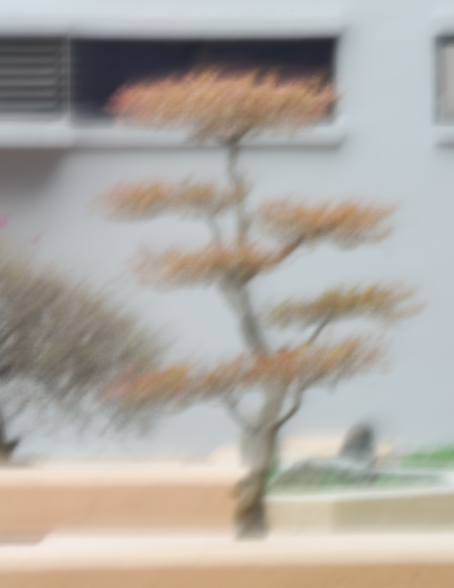
%> input picture image/Tree.png, 454 x 588 px
$ octave demo.m   (GNU Octave 9; MATLAB toolbox functions it lacks are replaced by stand-ins)
%> lines starting %> are read from the running program, lines starting %| are printed output that depends on the picture
### resizeKer.m
function k=resizeKer(k,ret,k1,k2)
%%
% levin's code
k=imresize(k,ret);
k=max(k,0);
k=fixsize(k,k1,k2);
if max(k(:))>0
    k=k/sum(k(:));
end
end
%%
function nf=fixsize(f,nk1,nk2)
[k1,k2]=size(f);

while((k1~=nk1)|(k2~=nk2))

    if (k1>nk1)
        s=sum(f,2);
        if (s(1)<s(end))
            f=f(2:end,:);
        else
            f=f(1:end-1,:);
        end
    end

    if (k1<nk1)
        s=sum(f,2);
        if (s(1)<s(end))
            tf=zeros(k1+1,size(f,2));
            tf(1:k1,:)=f;
            f=tf;
        else
            tf=zeros(k1+1,size(f,2));
            tf(2:k1+1,:)=f;
            f=tf;
        end
    end

    if (k2>nk2)
        s=sum(f,1);
        if (s(1)<s(end))
            f=f(:,2:end);
        else
            f=f(:,1:end-1);
        end
    end

    if (k2<nk2)
        s=sum(f,1);
        if (s(1)<s(end))
            tf=zeros(size(f,1),k2+1);
            tf(:,1:k2)=f;
            f=tf;
        else
            tf=zeros(size(f,1),k2+1);
            tf(:,2:k2+1)=f;
            f=tf;
        end
    end


    [k1,k2]=size(f);

end

nf=f;
end

### deconv_main.m
function [kernel, latent] = deconv_main(B, ori_B, lambda_kernel, lambda_smooth,...
    lambda_texture, window_size, k1, k2, lambda_kernel_smooth, display)
%%
%%   Parameters:
%   B: Blurred image (grayscale).
%   ori_B: Original input image.
%   lambda_kernel: Weight for the kernel
%   lambda_kernel: Weight for the image
%   lambda_texture: Weight in equation (3)
%   window_size: The patch size defined in equation (4)
%   k1, k2: The kernel size
%   lambda_kernel_smooth: Weight for l0 norm in equation (10)
%   display: (1/0): display the intermediate results
%
%   The Code is created based on the method described in the following paper
%   [1] Jinshan Pan, Risheng Liu, Zhixun Su, and Xianfeng Gu,
%        Kernel estimation from salient structure for robust motion deblurring,
%        Signal Processing: Image Communication, 2013
%
%   The code and the algorithm are for non-comercial use only.
%   Author: Jinshan Pan (jspan@mail.dlut.edu.cn)
%   Date  : 03/27/2013
%   Copyright 2013, Dalian University of Technology.

ret = sqrt(0.5);
 %%initialize the kernel
 kernel = zeros(k1,k2);
maxitr=max(floor(log(5/min(k1,k2))/log(ret)),0);

retv=ret.^[0:maxitr];

k1list=ceil(k1*retv);
k1list=k1list+(mod(k1list,2)==0);
k2list=ceil(k2*retv);
k2list=k2list+(mod(k2list,2)==0);

cret=retv(end);
kernel=resizeKer(kernel,cret,k1list(end),k2list(end));
% parameters
dt=1; h=1;
iter=100;      % iterations
% %fixed the size of kernel, result seems better, but time consuming
% %   kernel = zeros(k1,k2);
      I_X = conv2(B, [-1,1;0,0], 'valid'); %vertical edges
      I_Y = conv2(B, [-1,0;1,0], 'valid'); %
      I_mag = sqrt(I_X.^2+I_Y.^2);
      [k1,k2]= size(kernel);
      edge_thresh = determine_truck(I_X, I_Y, I_mag,k1,k2);
      clear I_X I_Y I_mag;
  for itr=maxitr+1:-1:1
      cret=retv(itr);
      Bp=downSmpImC(B,cret);
      if itr == maxitr+1
          I = Bp;
      else
          I = imresize(I, size(Bp) , 'bicubic');%%%%%%%
      end
  %For each level
      for i = 1:5
          % evolution
          r = gradient_confidence_full(Bp,window_size);
          r= exp(-r.^(0.8));
          structure = structure_adaptive_map( I,lambda_texture*r, 100);
          I_= shock(structure,iter,dt,h,'org');
          structure = I_;
          %%%%%%%%%%%compute the gradient of I
          I_x = conv2(structure, [-1,1;0,0], 'valid'); %vertical edges
          I_y = conv2(structure, [-1,0;1,0], 'valid'); % horizontal edges
          Bx = conv2(Bp, [-1,1;0,0], 'valid'); %vertical edges
          By = conv2(Bp, [-1,0;1,0], 'valid');
          I_mag = sqrt(I_x.^2+I_y.^2);
          I_x = I_x.*heaviside_function(I_mag,edge_thresh);
          I_y = I_y.*heaviside_function(I_mag,edge_thresh);
          %exclude the edge
          I_x(1:2,:) =0;I_x(end-1:end,:) = 0;I_x(:,1:2) =0;I_x(:,end-1:end) = 0;
          I_y(1:2,:) =0;I_y(end-1:end,:) = 0;I_y(:,1:2) =0;I_y(:,end-1:end) = 0;
          if size(I_x) ==size(Bx)
              [N1,N2]=size(I_x);
              hfs1_x1=floor((size(kernel,2)-1)/2);
              hfs1_x2=ceil((size(kernel,2)-1)/2);
              hfs1_y1=floor((size(kernel,1)-1)/2);
              hfs1_y2=ceil((size(kernel,1)-1)/2);
              hfs_x1=hfs1_x1;
              hfs_x2=hfs1_x2;
              hfs_y1=hfs1_y1;
              hfs_y2=hfs1_y2;
              N2=N2+hfs_x1+hfs_x2;
              N1=N1+hfs_y1+hfs_y2;
              N=N1*N2;
              mask=zeros(N1,N2);
              mask(hfs_y1+1:N1-hfs_y2,hfs_x1+1:N2-hfs_x2)=1;
              tI_x=I_x;
              I_x=zeros(N1,N2);
              I_x(hfs_y1+1:N1-hfs_y2,hfs_x1+1:N2-hfs_x2)=tI_x;
              tI_y=I_y;
              I_y=zeros(N1,N2);
              I_y(hfs_y1+1:N1-hfs_y2,hfs_x1+1:N2-hfs_x2)=tI_y;
          end
          [k1,k2] = size(kernel);
          A=zeros(k1*k2);
          b=zeros(k1*k2,1);
          for j=1:size(I,3)
              A = A+ getAutoCor(I_x(:,:,j),k1,k2);
              b = b+getCory(I_x(:,:,j),Bx(:,:,j),k1,k2);
              A = A+ getAutoCor(I_y(:,:,j),k1,k2);
              b = b+getCory(I_y(:,:,j),By(:,:,j),k1,k2);
          end
          kernel =solve_kernel_irls(A,b,k1,k2,lambda_kernel, lambda_kernel_smooth);
          I = deconv_ansio_L1(Bp,(kernel),lambda_smooth,100);
          fprintf('%d iterations of pyramid %d is done\n', i, itr);
          %% for test
          if display==1
              figure(1);subplot(221); imshow(Bp,[]);title('Input')
              subplot(222);imshow(structure,[]);title('structure')
              subplot(223); imshow(I,[]); title('deblurring image');
              subplot(224); imshow(fliplr(flipud(kernel)),[]); title('kernel');
          end
          dt = dt/1.1;
          lambda_texture = lambda_texture/1.1;
          edge_thresh = edge_thresh/1.1;
      end
      if (itr>1)
          kernel=resizeKer(kernel,1/ret,k1list(itr-1),k2list(itr-1));
          kernel = adjust_psf_center(kernel);
          kernel(kernel<0) = 0;
          kernel = kernel./sum(kernel(:));
      end
  end
kernel = kernel/sum(kernel(:));
latent = [];
fprintf('image deblurring...\n');
for c= 1:size(ori_B,3)
    latent(:,:,c) = deconvSps(ori_B(:,:,c),kernel,0.003,100);
    %% using the edge preserveing model
     %latent(:,:,c) = deconvSps_adaptive_L1(ori_B(:,:,c),kernel,0.003,200,structure);
end

### determine_truck.m
function edge_weight = determine_truck(I_X, I_Y, I_mag,k1,k2)

% parameters
para = zeros(1,4);
num_angles = 4;
alpha = 9; %% parameter for attenuation of angles (must be odd)

angle_step = 2 * pi / num_angles;
angles = 0:angle_step:2*pi;
angles(num_angles+1) = []; % bin centers

I_theta = atan2(I_Y,I_X);%gradient direction
I_theta(find(isnan(I_theta))) = 0; % necessary????
[hgt, wid] = size(I_X);
% make orientation images
I_orientation = zeros([hgt, wid, num_angles]);

% for each histogram angle
cosI = cos(I_theta);
sinI = sin(I_theta);
for a=1:num_angles
    % compute each orientation channel
    tmp = (cosI*cos(angles(a))+sinI*sin(angles(a))).^alpha;
    tmp = tmp .* (tmp > 0);

    % weight by magnitude
    I_orientation(:,:,a) = tmp .* I_mag;
    t =  I_orientation(:,:,a);
    tt= sort(t(:),'descend');
    para(a) = tt(2*min(k1,k2));
    %para(a) = tt(2*sqrt(k1*k2));
end
edge_weight =min(para);

### downSmpImC.m
function sI=downSmpImC(I,ret);
% refer to Levin's code
if (ret==1)
    sI=I;
    return
end


sig=1/pi*ret;

g0=[-50:50]*2*pi;
sf=exp(-0.5*g0.^2*sig^2);
sf=sf/sum(sf);
csf=cumsum(sf);
csf=min(csf,csf(end:-1:1));
ii=find(csf>0.05);

sf=sf(ii);
sum(sf);

I=conv2(sf,sf',I,'valid');

[gx,gy]=meshgrid([1:1/ret:size(I,2)],[1:1/ret:size(I,1)]);

sI=interp2(I,gx,gy,'bilinear');

### demo.m
clc;
clear;
close all;
addpath(genpath('image'));
 %parameter setting
 lambda_kernel = 0.01;% 0.01
 lambda_smooth = 0.001;%
 lambda_texture = 1;
window_size = 5;
lambda_kernel_smooth = 1e-5; %(Adjustable, typically 1e-5, 1e-4, 1e-3)
% if the kernel contains obvious noise, large value may help (e.g., for test1_blur.png (1e-3))
display = 1;
%%%%%%%%%%%%%%%%%%%%%%%%%%%%%%%%%%%%%%%%%%%%%%%%%%%%%%
% [41 lines of commented-out code are left out]
 filename = 'image\Tree.png';
 lambda_kernel_smooth = 1e-3;
 kernel_sizeh = 35; kernel_sizew = 35;
%============================
y = im2double(imread(filename));


% [9 lines of commented-out code are left out]

y=y+0.05*randn(size(y));
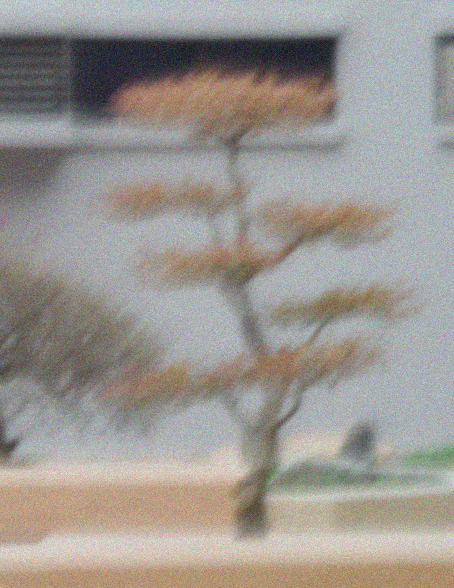
%> y: size 588x454x3 double; mean R, G, B 0.685, 0.665, 0.638; mean of the top-left, top-right, bottom-left and bottom-right quarters 0.581, 0.682, 0.69, 0.698; drawn with min black and max white

if size(y,3)==3
    y_gray = rgb2gray(y);
    y_gray = double(y_gray)/255;
else
    %y_gray = double(y)/255;
    y_gray = double(y);
end
ori_B =  im2double(y);
tic;
[kernel, inter_latent] = deconv_main(y_gray, ori_B, lambda_kernel, lambda_smooth,...
    lambda_texture, window_size, kernel_sizeh, kernel_sizew, ...
    lambda_kernel_smooth, display);
%> in deconv_main, `I_mag = sqrt(I_X.^2+I_Y.^2);`:
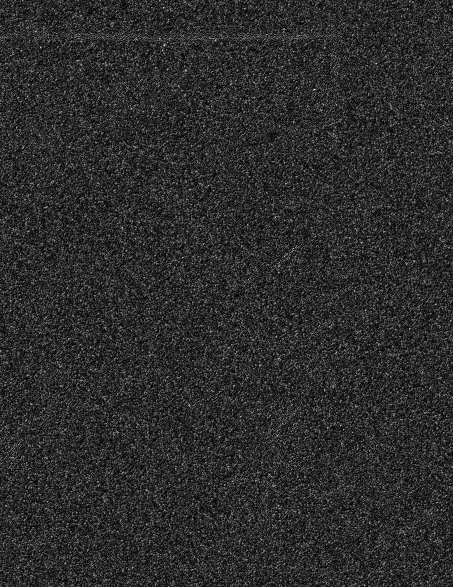
%> I_mag: size 587x453 double; min 5.32e-07, max 0.00132, mean 0.000233; drawn with min black and max white
%> in determine_truck, `cosI = cos(I_theta);`:
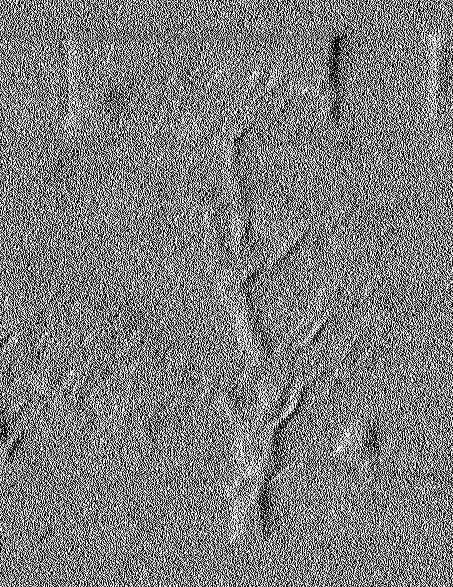
%> cosI: size 587x453 double; min -1, max 1, mean -0.00652; drawn with min black and max white
%> in determine_truck, `sinI = sin(I_theta);`:
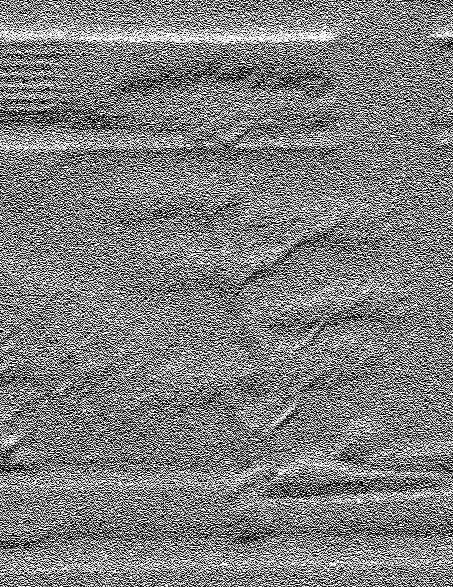
%> sinI: size 587x453 double; min -1, max 1, mean 0.00325; drawn with min black and max white
%> the loop in determine_truck, `for a=1:num_angles` made 4 passes
%> pass 1, in determine_truck, `t =  I_orientation(:,:,a);`:
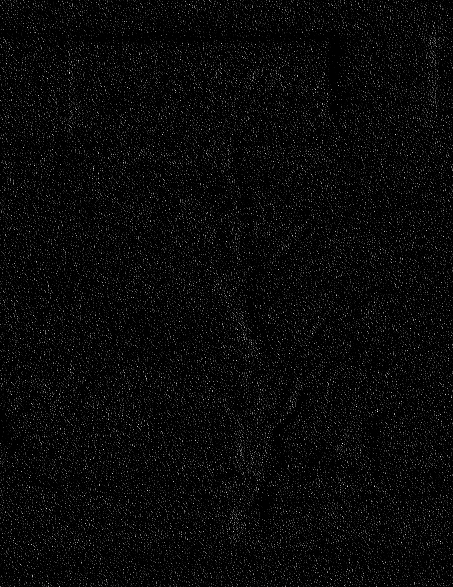
%> t: size 587x453 double; min 0, max 0.000703, mean 2.58e-05; drawn with min black and max white
%> after the loop in determine_truck, `for a=1:num_angles`:
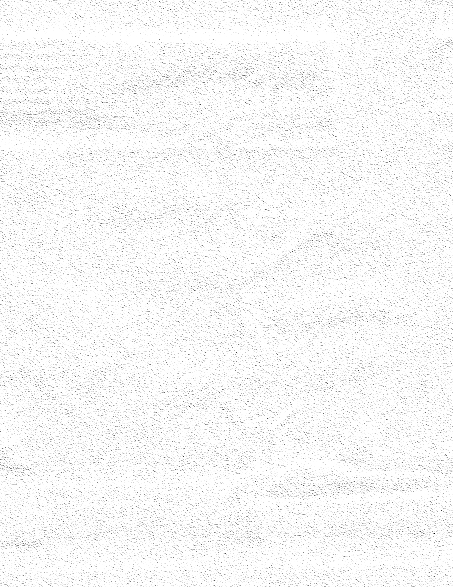
%> I_orientation: size 587x453x4 double; mean R, G, B, A 2.58e-05, 2.76e-05, 2.68e-05, 2.68e-05; transparent parts drawn white
%> after the loop in determine_truck, `for a=1:num_angles`: para = [0.000592 0.000624 0.000596 0.000608]
%> in determine_truck, `edge_weight =min(para);`: edge_weight = 0.000592
%> the loop in deconv_main, `for itr=maxitr+1:-1:1` made 1 pass
%> pass 1, in downSmpImC, `sI=interp2(I,gx,gy,'bilinear');`:
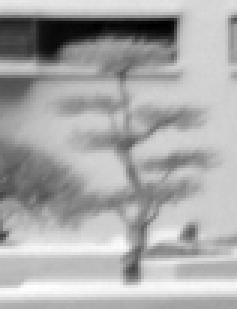
%> sI: size 103x79 double (shown 3 times larger); min 0.000509, max 0.00328, mean 0.00236; drawn with min black and max white
%> the run ends on the next line
